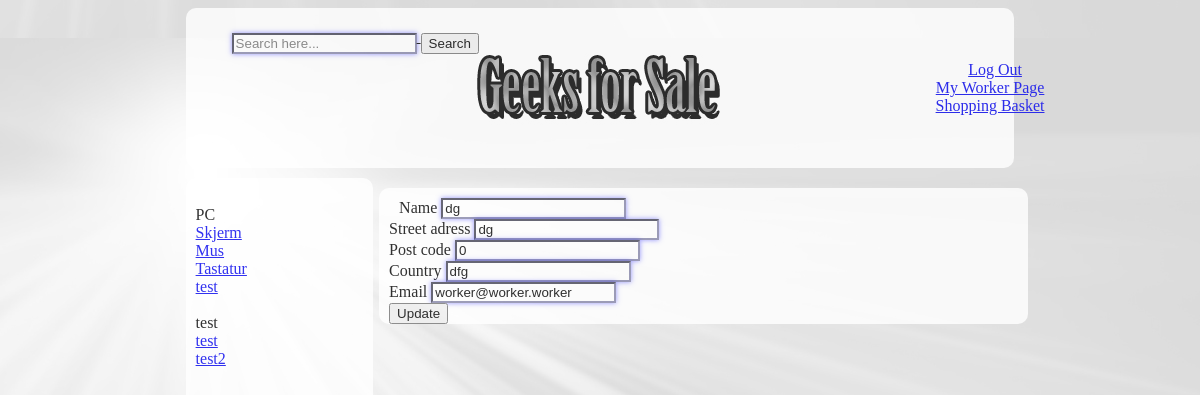
Page /mypage-changeinfo.php (signed in) on the committed database.
### tables this page shows
CREATE TABLE IF NOT EXISTS `productcategory` (
  `id` int(10) unsigned NOT NULL AUTO_INCREMENT,
  `categoryName` text NOT NULL,
  PRIMARY KEY (`id`)
);

CREATE TABLE IF NOT EXISTS `subcategory` (
  `id` int(10) unsigned NOT NULL AUTO_INCREMENT,
  `name` text NOT NULL,
  `categoryid` int(11) NOT NULL,
  PRIMARY KEY (`id`),
  KEY `categoryid` (`categoryid`)
);

CREATE TABLE IF NOT EXISTS `users` (
  `id` int(10) unsigned NOT NULL AUTO_INCREMENT,
  `name` text NOT NULL,
  `streetAdress` text NOT NULL,
  `postCode` int(10) unsigned NOT NULL,
  `country` text NOT NULL,
  `email` varchar(255) NOT NULL,
  `password` text NOT NULL,
  `blacklisted` tinyint(1) NOT NULL,
  `userLevel` int(10) unsigned NOT NULL,
  PRIMARY KEY (`id`),
  UNIQUE KEY `email` (`email`)
);

### mypage-changeinfo.php (the view, shortened to what this page needs)
<?php
require 'user.php';
?>
<!DOCTYPE HTML PUBLIC "-//W3C//DTD HTML 4.01//EN"
	"http://www.w3.org/TR/html4/strict.dtd">
<HTML>
	<HEAD>
		<link rel="stylesheet" type="text/css" href="StyleIndex.css"/>
	</HEAD>
	<BODY>
		<div id="header">
			<?php include("topmenu.php"); ?>
			<s>
				<form class="form-wrapper cf">
					<input type="text" placeholder="Search here..." required>
					<button type="submit">Search</button>
				</form>
			</s>
		</div>
		<div id="menu">
			<?php
			require_once 'menu.php';
			?>
		</div>
		<div id="content">
			<form method="post" action="mypage-changeinfo.php">
				<label for="name">Name</label>
				<?php
				$sql = 'select * from users where id = :id';
				$sth = $db->prepare($sql);
				$sth->bindValue (':id', $_SESSION['id']);
				$sth->execute();
				$sth->setFetchMode(PDO::FETCH_ASSOC);
				if($sth->rowCount() === 1){
					$row = $sth->fetch();
				}
				?>
				<input type="text" name="name" required  value ="<?php echo $row['name'];?>"/><br/>
				<label for="streetAddress">Street adress</label>
				<input type="text" name="streetAdress" required value="<?php echo $row['streetAdress'];?>"/><br/>
				<label for="postcode">Post code</label>
				<input type="text" name="postCode" required value="<?php echo $row['postCode'];?>"/><br/>
				<label for="country">Country</label>
				<input type="text" name="Country" required value="<?php echo $row['country'];?>"/><br/>
				<label for="Email">Email</label>
				<input type="email" name="Email" required value="<?php echo $row['email'];?>"/><br/>
				<input type="submit" value="Update"/>
			</div>
		</BODY>
	</HTML>

### menu.php
<?php
require "db.php";
$sql = "Select * from productcategory";
$sth = $db->prepare($sql);
$sth->execute();
$sth->setFetchMode(PDO::FETCH_ASSOC);
while($row = $sth->fetch()){
	echo "<br>".$row['categoryName']."<br>";
	$sql = "Select * from subcategory where categoryid = ".$row['id'];
	$sth2 = $db->prepare($sql);
	$sth2->execute();
	$sth2->setFetchMode(PDO::FETCH_ASSOC);
	while($rows = $sth2->fetch()){
		echo "<a href=\"productcategory.php?id=".$rows['id']."\">".$rows['name']."</a><br>";
	}
}
?>

### StyleIndex.css (style rules this page uses)
body { background-image:url('Background2.jpg'); background-attachment: fixed; background-position: right bottom; background-repeat: repeat; background-color: #000000; }
#header { height: 150px; border-radius: 10px; background-color: #ffffff; background-image:url('Geeksforsale.jpg'); background-repeat: no-repeat; background-position: center; opacity: .8; margin-bottom: 10px; margin-left: 15%; margin-right: 15%; text-indent: 10px; padding-left: 10px; padding-top: 10px; }
#menu { float: left; height: 2000px; border-radius: 10px; width: 15%; background-color: #ffffff; opacity: .8; margin-bottom: 10px; margin-left: 15%; padding-left: 10px; padding-top: 10px; }
#content { float: left; border-radius: 10px; width: 54%; background-color: #ffffff; opacity: .8; margin-top: 10px; margin-bottom: 10px; margin-left: 0.5%; text-indent: 10px; padding-left: 10px; padding-top: 10px; }
s { position: absolute; margin-top: 5px; margin-left: 0.5%; text-align: left; text-indent: 10px; margin-bottom: 10px; padding-left: 10px; padding-top: 10px; }
:required { border-color: #88a; -webkit-box-shadow: 0 0 5px rgba(0, 0, 255, .5); -moz-box-shadow: 0 0 5px rgba(0, 0, 255, .5); -o-box-shadow: 0 0 5px rgba(0, 0, 255, .5); -ms-box-shadow: 0 0 5px rgba(0, 0, 255, .5); box-shadow: 0 0 5px rgba(0, 0, 255, .5); }

### rows in the picture
productcategory: categoryName "PC"
subcategory: name "Skjerm"
subcategory: name "Mus"
subcategory: name "Tastatur"
subcategory: name "test"
productcategory: categoryName "test"
subcategory: name "test"
subcategory: name "test2"
users: name "dg", streetAdress "dg", postCode "0", Country "dfg", Email "worker@worker.worker"
